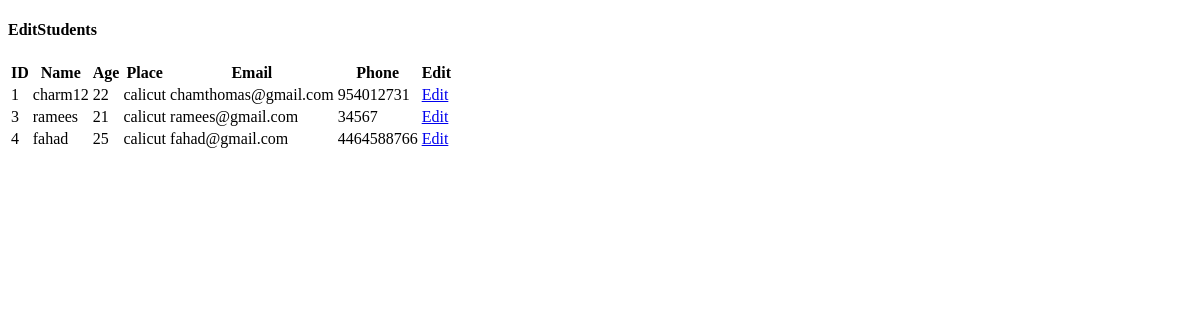
The page /estud on the database its author committed.
### student/models.py (models this page shows)
class Student(models.Model):
    Name=models.CharField(max_length=50)
    Age=models.IntegerField()
    Place=models.CharField(max_length=50)
    Email=models.EmailField()
    Type=models.CharField(max_length=50)
    Phone=models.IntegerField()
    User=models.CharField(max_length=50)
    Password=models.CharField(max_length=50)
    Value=models.IntegerField(default=0)

### teacher/views.py (the view)
# urls.py: path('estud',views.editstud,name="editstud"),
def editstud(request):
    es=Student.objects.all()
    return render(request,'editstud.html',{'da':es})

### teacher/templates/editstud.html (shortened to what this page needs)
{% load static %}
<!doctype html>
<html lang="en">
  <head>
	<link rel="stylesheet" href="{% static 'https://stackpath.bootstrapcdn.com/font-awesome/4.7.0/css/font-awesome.min.css' %}">
	<link rel="stylesheet" href="{% static 'css/style.css' %}">
	</head>
	<body>
	<section class="ftco-section">
		<div class="container">
			<div class="row">
				<div class="col-md-12">
					<h4 class="text-center mb-4">EditStudents</h4>
					<div class="table-wrap">
						<table class="table">
					    <thead class="thead-primary">
							<tr>
								<th>ID</th>
								<th>Name</th>
								<th>Age</th>
								<th>Place</th>
								<th>Email</th>
								<th>Phone</th>
								<th>Edit</th>
							  </tr>
							</thead>
							<tbody>
								{% for i in da %}
								<tr>
								  <td>{{i.id}}</td>
								  <td>{{i.Name}}</td>
								  <td>{{i.Age}}</td>
								  <td>{{i.Place}}</td>
								  <td>{{i.Email}}</td>
								  <td>{{i.Phone}}</td>
								  <td><a href="{% url 'studedit' i.id %}" class="btn btn-primary">Edit</a></td>
								</tr>
							{% endfor %}
					    </tbody>
					  </table>
					</div>
				</div>
			</div>
		</div>
	</section>
	</body>
</html>

### adminss/static/style.css (style rules this page uses)
body { background-image: url("backg.png"); }

### rows shown on the page
Student: id "1", Name "charm12", Age "22", Place "calicut", Email "chamthomas@gmail.com", Phone "954012731"
Student: id "3", Name "ramees", Age "21", Place "calicut", Email "ramees@gmail.com", Phone "34567"
Student: id "4", Name "fahad", Age "25", Place "calicut", Email "fahad@gmail.com", Phone "4464588766"
